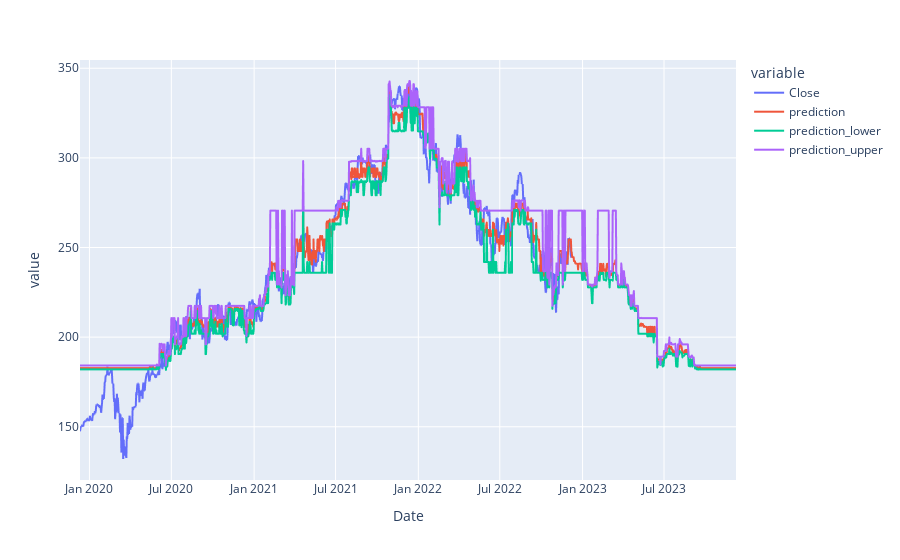

Here is the notebook cell this chart was saved with:
### Code cell
ticker = "MSFT"

model_df = ticker_regression.retrieve_single_ticker_model_results_from_mongo(ticker)
# model_df.drop(labels=["_id"], axis=1, inplace=True)
# model_df["Date"] = pd.to_datetime(model_df["Date"])
# model_df.sort_values(["Date"], ascending=True, inplace=True)

# model_df.drop(["Close"], axis=1, inplace=True)
# model_df.set_index("Date", inplace=True)

# print(model_df)
# yahoo_df = yahoo.retrieve_company_stock_price_from_mongo(ticker)
# yahoo_df.drop(labels=["_id"], axis=1, inplace=True)
# yahoo_df["Date"] = pd.to_datetime(yahoo_df["Date"]).dt.floor('D')
# yahoo_df.set_index("Date", inplace=True)
# # print(yahoo_df)
# # # model_df.sort_values(["Date"], ascending=True, inplace=True)
# # combined_df = yahoo_df.concat(model_df, left_index=True, right_index=True)
# combined_df = yahoo_df.merge(model_df, how="right", left_index=True, right_index=True)
# combined_df.reset_index(inplace=True)
# combined_df.sort_values(["Date"], ascending=True, inplace=True)
px.line(model_df, x='Date', y=['Close','prediction', 'prediction_lower', 'prediction_upper'])

### Figure 1 — Plotly figure (JSON) as saved in the notebook; plotly's stock layout.template omitted (floating-point values rounded to 4 significant figures; data arrays with more than 128 entries replaced by an {"elided": "..."} marker saying what was removed)
{"data": [{"hovertemplate": "variable=Close<br>Date=%{x}<br>value=%{y}<extra></extra>", "legendgroup": "Close", "line": {"color": "#636efa", "dash": "solid"}, "marker": {"symbol": "circle"}, "mode": "lines", "name": "Close", "showlegend": true, "type": "scattergl", "x": {"elided": "1459 str values"}, "xaxis": "x", "y": {"elided": "1459 float values"}, "yaxis": "y"}, {"hovertemplate": "variable=prediction<br>Date=%{x}<br>value=%{y}<extra></extra>", "legendgroup": "prediction", "line": {"color": "#EF553B", "dash": "solid"}, "marker": {"symbol": "circle"}, "mode": "lines", "name": "prediction", "showlegend": true, "type": "scattergl", "x": {"elided": "1459 str values"}, "xaxis": "x", "y": {"elided": "1459 float values"}, "yaxis": "y"}, {"hovertemplate": "variable=prediction_lower<br>Date=%{x}<br>value=%{y}<extra></extra>", "legendgroup": "prediction_lower", "line": {"color": "#00cc96", "dash": "solid"}, "marker": {"symbol": "circle"}, "mode": "lines", "name": "prediction_lower", "showlegend": true, "type": "scattergl", "x": {"elided": "1459 str values"}, "xaxis": "x", "y": {"elided": "1459 float values"}, "yaxis": "y"}, {"hovertemplate": "variable=prediction_upper<br>Date=%{x}<br>value=%{y}<extra></extra>", "legendgroup": "prediction_upper", "line": {"color": "#ab63fa", "dash": "solid"}, "marker": {"symbol": "circle"}, "mode": "lines", "name": "prediction_upper", "showlegend": true, "type": "scattergl", "x": {"elided": "1459 str values"}, "xaxis": "x", "y": {"elided": "1459 float values"}, "yaxis": "y"}], "layout": {"legend": {"title": {"text": "variable"}, "tracegroupgap": 0}, "margin": {"t": 60}, "xaxis": {"anchor": "y", "domain": [0, 1], "title": {"text": "Date"}}, "yaxis": {"anchor": "x", "domain": [0, 1], "title": {"text": "value"}}}}
